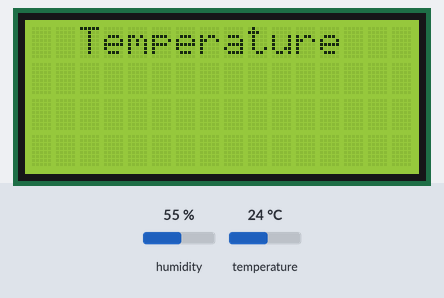
Simulated run of this sketch. Board: Arduino Uno, built with avr-gcc and run on an emulated ATmega328P. On the bench: 16×4 character LCD. Inputs (shaded band) come from the test bench; at power-on: temperature 24 °C, humidity 55 %. What the sketch prints to the serial monitor is not drawn.

Above: at 0.6 s.
At 3.4 s:
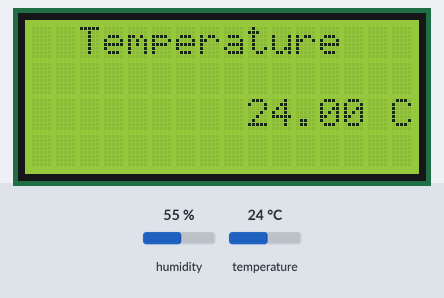
3.5 s: temperature set to 12 °C
At 6.3 s:
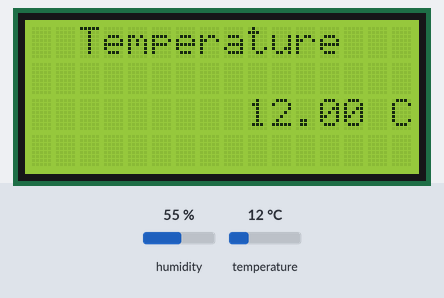
8.0 s: temperature set to 19 °C
12.5 s: temperature set to 28 °C
At 16.4 s:
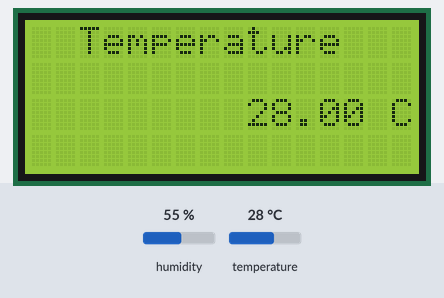
Timing chart, 0 to 17.9 s (numbered marks = the images above; inputs shaded):
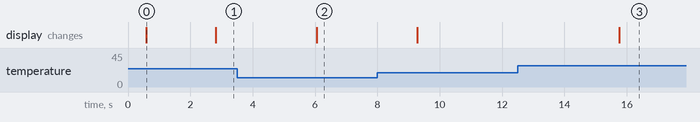

Measured:
- after the input at 3.5 s, the display: changes after 2.6 s (image 2)
- after the input at 12.5 s, the display: changes after 3.3 s (image 3)
- what the display in image 0 shows lasts 2.2 s, from 0.6 s to 2.8 s

The sketch:

temp_dht.ino
```cpp
// Adafruit_DHT library is inserted
#include "DHT.h"
#include "LiquidCrystal_I2C.h"
// Here the respective input pin can be declared
#define DHTPIN 2


// The sensor is initialized
#define DHTTYPE DHT11 // DHT 11
DHT dht(DHTPIN, DHTTYPE);

LiquidCrystal_I2C lcd(0x27, 16, 4);
void setup()
{
  Serial.begin(9600);
  Serial.println("KY-015 test - temperature and humidity test:");


  lcd.init(); // initialize the lcd
  lcd.backlight();

  // LCD
  lcd.clear();
  delay(500);
  lcd.setCursor(2, 0);
  lcd.print("Temperature");
  // Measurement is started
  dht.begin();
}

// Main program loop
// The program starts the measurement and reads out the measured values
// There is a pause of 2 seconds between measurements,
// so that a new measurement can be acquired on the next run.
void loop() {

  // Two seconds pause between measurements
  delay(2000);

  // Humidity is measured
  float h = dht.readHumidity();
  // temperature is measured
  float t = dht.readTemperature();

  // Checking if the measurements have passed without errors
  // if an error is detected, a error message is displayed here
  if (isnan(h) || isnan(t)) {
    Serial.println("Error reading the sensor");
    return;
  }

  // Output to serial console
  Serial.println("-----------------------------------------------------------");
  Serial.print("Humidity: ");
  Serial.print(h);
  Serial.print(" %\t");
  Serial.print("Temperature: ");
  Serial.print(t);
  Serial.print(char(186)); //Output <°> symbol
  Serial.println("C ");
  Serial.println("-----------------------------------------------------------");
  Serial.println(" ");

  lcd.setCursor(5, 2);
  delay(100);
  lcd.print(t);
  lcd.print(" C");
  delay(1000);
}
```
